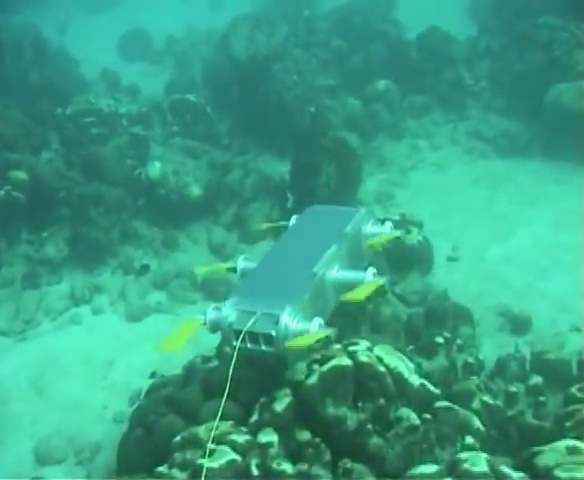
#> input picture images/d_r_1_.jpg, 584 x 480 px, found by its file name
$ python UIQM.py
#> lines starting #> are read from the running program, lines starting #| are printed output that depends on the picture; long printed decimals are rounded
#> further down, img is the input picture: shape (480, 584, 3); mean R, G, B 57, 159.6, 132.4
import numpy as np
from skimage import filters,io

def calculate_uicm(image:np.ndarray,alpha_R,alpha_L)->float:
#> called with alpha_R = 0.1, alpha_L = 0.1
    R,G,B=image[:,:,0],image[:,:,1],image[:,:,2]
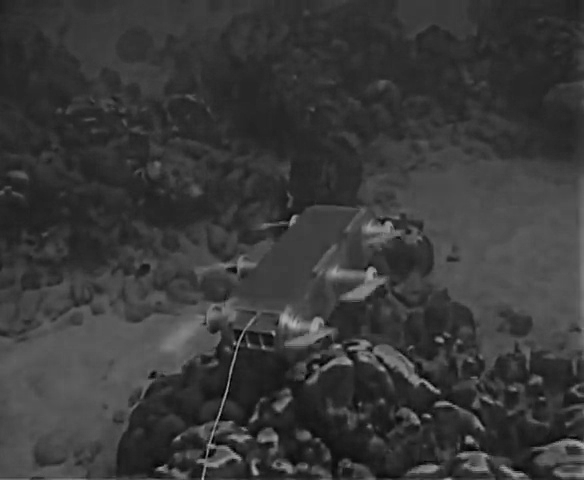
#> R: shape (480, 584); min 0, max 181, mean 57
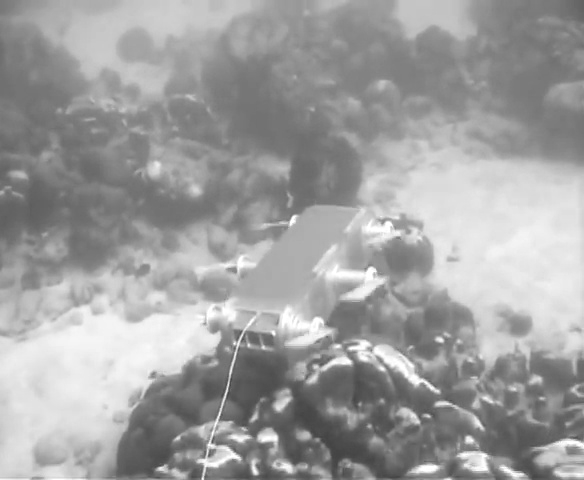
#> G: shape (480, 584); min 67, max 255, mean 159.6
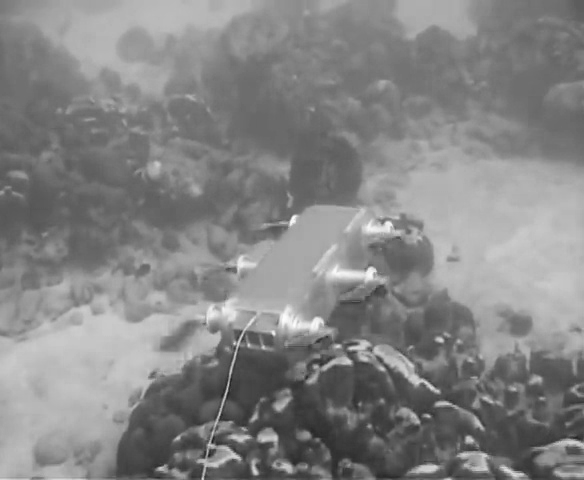
#> B: shape (480, 584); min 29, max 253, mean 132.4
    RG=(R-G)
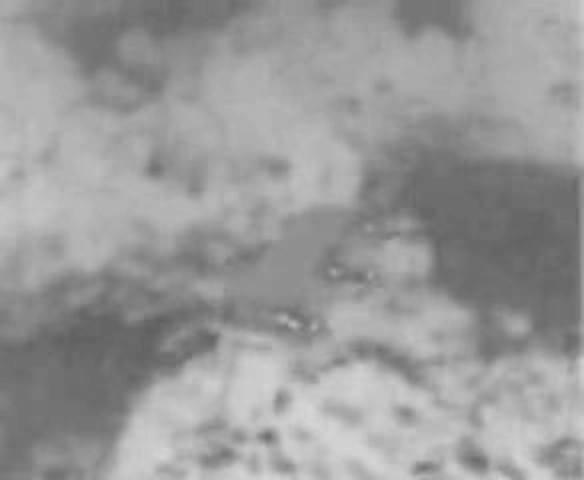
#> RG: shape (480, 584); min 95, max 215, mean 153.4
    YB=(0.5*(R+G)-B)
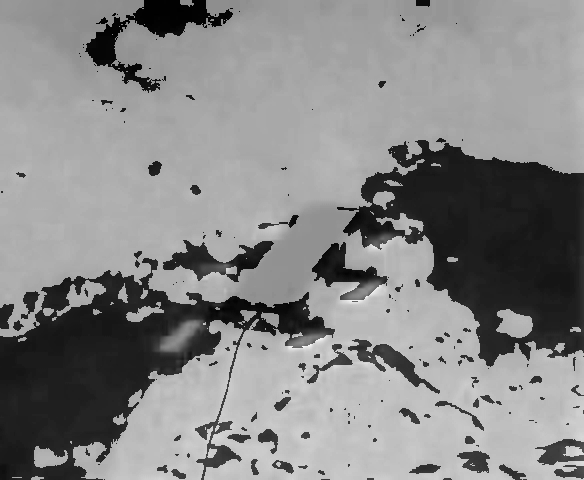
#> YB: shape (480, 584) float64; min -184.5, max 51, mean -59.4; drawn with min black and max white
    rows,cols=image.shape[0],image.shape[1]
#> rows = 480; cols = 584
    K=rows*cols
#> K = 280320
    RG=RG.flatten()
    RG=np.sort(RG)
    YB=YB.flatten()
    YB=np.sort(YB)
    T_alpha_L=np.ceil(K*alpha_L).astype(int)
#> T_alpha_L = 28032
    T_alpha_R=np.floor(K*alpha_R).astype(int)
#> T_alpha_R = 28032
    sum_RG=np.sum(RG[T_alpha_L+1:K-T_alpha_R])
#> sum_RG = 34491193
    mean_RG=sum_RG/(K-T_alpha_L-T_alpha_R)
#> mean_RG = 153.8
    sum_YB=np.sum(YB[T_alpha_L+1:K-T_alpha_R])
#> sum_YB = -11964339
    mean_YB=sum_YB/(K-T_alpha_L-T_alpha_R)
#> mean_YB = -53.35
    var_RG=np.sum(np.power(RG[T_alpha_L+1:K-T_alpha_R]-mean_RG,2))/(K-T_alpha_L-T_alpha_R)
#> var_RG = 433.5
    var_YB=np.sum(np.power(YB[T_alpha_L+1:K-T_alpha_R]-mean_YB,2))/(K-T_alpha_L-T_alpha_R)
#> var_YB = 2630.8
    UICM=-0.0268*np.sqrt(mean_RG**2 + mean_YB**2) + 0.1586*np.sqrt(var_RG + var_YB)
#> UICM = 4.42
    return UICM

def calculate_uism(img:np.ndarray)->float:
    BLOCKSIZE = 8
#> BLOCKSIZE = 8
    LAMBDA_R = 0.299
    LAMBDA_G = 0.587
    LAMBDA_B = 0.114

    b_channel, g_channel, r_channel = img[:, :, 0], img[:, :, 1], img[:, :, 2]

    r_sobel = filters.sobel(r_channel)
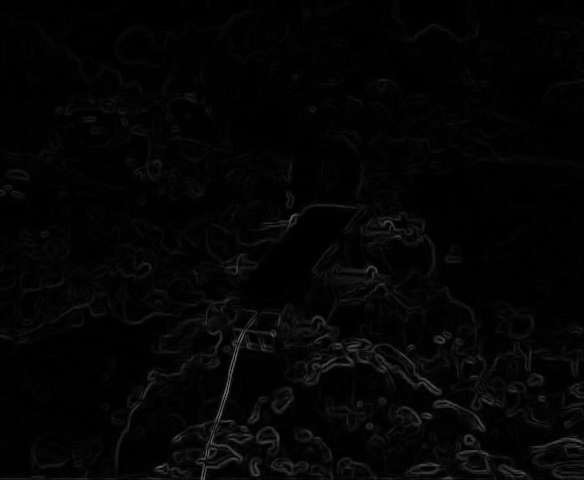
#> r_sobel: shape (480, 584) float64; min 0, max 0.425, mean 0.0189
    g_sobel = filters.sobel(g_channel)
    b_sobel = filters.sobel(b_channel)

    r_edge = (r_channel/255) * (r_sobel/255)*255
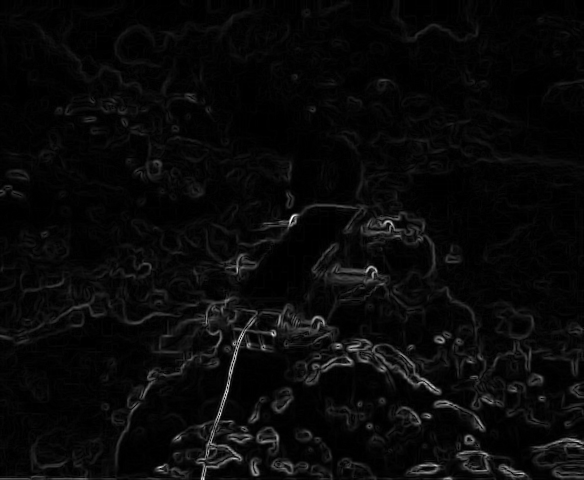
#> r_edge: shape (480, 584) float64; min 0, max 0.259, mean 0.00964; drawn with min black and max white
    g_edge = (g_channel/255) * (g_sobel/255)*255
    b_edge = (b_channel/255) * (b_sobel/255)*255

    sum_r, sum_g, sum_b = 0.0, 0.0, 0.0
    k1, k2 = img.shape[0] // BLOCKSIZE, img.shape[1] // BLOCKSIZE
#> k1 = 60; k2 = 73
    for i in range(k1):
        for j in range(k2):
            for edge, sum_val in zip([r_edge, g_edge, b_edge], [sum_r, sum_g, sum_b]):
                block = edge[i*BLOCKSIZE:(i+1)*BLOCKSIZE, j*BLOCKSIZE:(j+1)*BLOCKSIZE]
                min_val, max_val = np.min(block), np.max(block)
                if min_val != 0 and max_val != 0:
                    sum_val += np.log(max_val / min_val)
                else:
                    sum_val += 1
#> after the loop, sum_val = 2.61

    sum_r *= 2.0 / (k1 * k2)
#> sum_r = 0
    sum_g *= 2.0 / (k1 * k2)
#> sum_g = 0
    sum_b *= 2.0 / (k1 * k2)
#> sum_b = 0

    result = LAMBDA_R * sum_r + LAMBDA_G * sum_g + LAMBDA_B * sum_b
#> result = 0
    return result


PLIP_MU = 1026.0
PLIP_GAMMA = 1026.0
PLIP_K = 1026.0
PLIP_LAMBDA = 1026.0
PLIP_BETA = 1.0
BLOCKSIZE = 4

def calculate_uiconm(img):
    result = 0.0
#> result = 0
    tempResult = 0.0

    k1 = img.shape[0] // BLOCKSIZE
#> k1 = 120
    k2 = img.shape[1] // BLOCKSIZE
#> k2 = 146

    for i in range(k1):
        for j in range(k2):
            min_val, max_val = findMinMaxIntensity(img, j*BLOCKSIZE, (j+1)*BLOCKSIZE, i*BLOCKSIZE, (i+1)*BLOCKSIZE)
            if min_val != max_val:
                subtraction = plipSubtraction(plipG(max_val), plipG(min_val))
                addition = plipAddition(plipG(max_val), plipG(min_val))
                tempResult = subtraction / addition

                result += plipMultiplication(plipG(tempResult), plipG(np.log(np.abs(tempResult))))

    c = 1 / (k1 * k2)

    result = plipScalarMultiplication(c, plipG(result))
    return result

def plipG(intensity):
    return (PLIP_MU - intensity)

def plipAddition(g1, g2):
    return (g1 + g2 - (g1 * g2) / PLIP_GAMMA)

def plipSubtraction(g1, g2):
    return (PLIP_K * (g1 - g2) / (PLIP_K - g2))

def plipScalarMultiplication(c, g):
    return (PLIP_GAMMA - PLIP_GAMMA * np.power(1 - g / PLIP_GAMMA, c))

def plipMultiplication(g1, g2):
    return plipPhiInverse(plipPhi(plipG(g1)) * plipPhi(plipG(g2)))

def plipPhi(g):
    return -PLIP_LAMBDA * np.power(np.log(1 - g / PLIP_LAMBDA), PLIP_BETA)

def plipPhiInverse(g):
    return PLIP_LAMBDA * (1 - np.power(np.exp(-g / PLIP_LAMBDA), 1 / PLIP_BETA))

def findMinMaxIntensity(img, xmin, xmax, ymin, ymax):
    block = img[ymin:ymax, xmin:xmax]
    intensity = np.mean(block, axis=2)
    return np.min(intensity), np.max(intensity)

def calculate_UIQM(img):
    alpha_R = 0.1
    alpha_L = 0.1
    c1=0.0282
    c2=0.2953
    c3=3.5753
    uiqm=c1*calculate_uicm(img,alpha_R,alpha_L)+c2*calculate_uism(img)+c3*calculate_uiconm(img)
    return uiqm


if __name__ == "__main__":
    img = io.imread('D:/MSc Books/Sem 4/Project/underwater_image_enhancement/images/d_r_1_.jpg')
    print(calculate_UIQM(img))
#| -0.09322

$ run again, with images/d_r_122_.jpg copied over images/d_r_1_.jpg
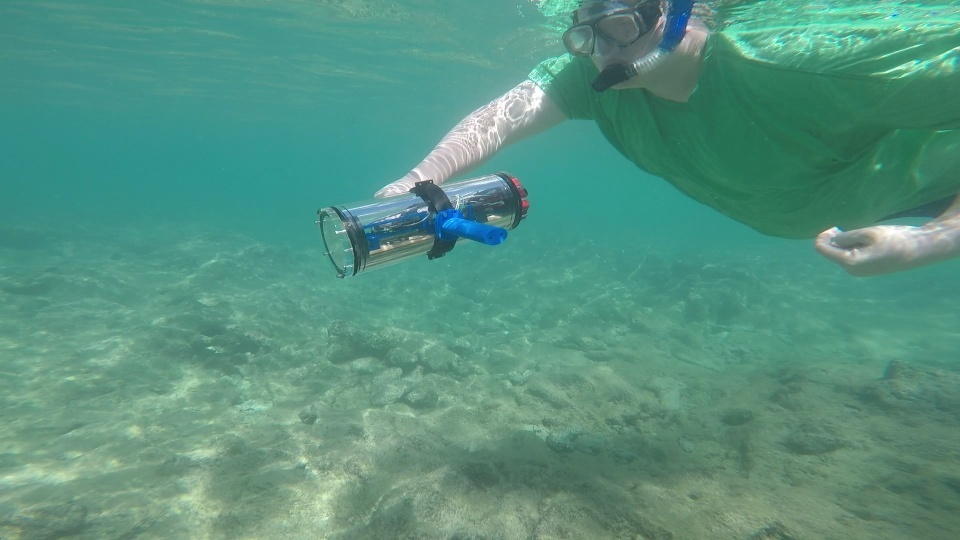
#> input picture images/d_r_122_.jpg, 960 x 540 px, found by its file name
#> img is the input picture: shape (540, 960, 3); mean R, G, B 86, 146.4, 128.1
#> in calculate_uicm, `YB=(0.5*(R+G)-B)`:
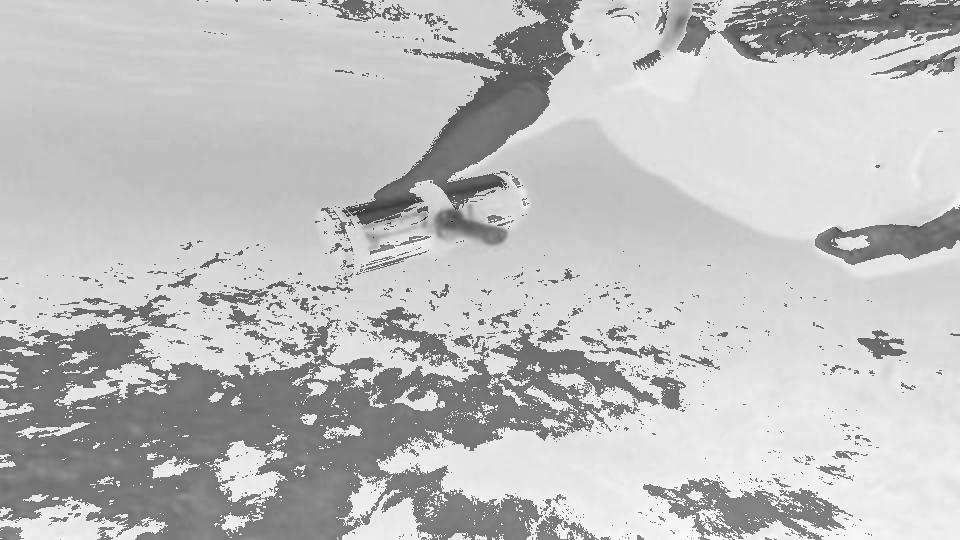
#> YB: shape (540, 960) float64; min -252.5, max 26, mean -44.2; drawn with min black and max white
#> sum_RG = 80762684
#> mean_RG = 194.7
#> sum_YB = -16093068
#> mean_YB = -38.8
#> var_RG = 315.3
#> var_YB = 1699.6
#> UICM = 1.8
#> BLOCKSIZE = 8
#> in calculate_uism, `r_sobel = filters.sobel(r_channel)`:
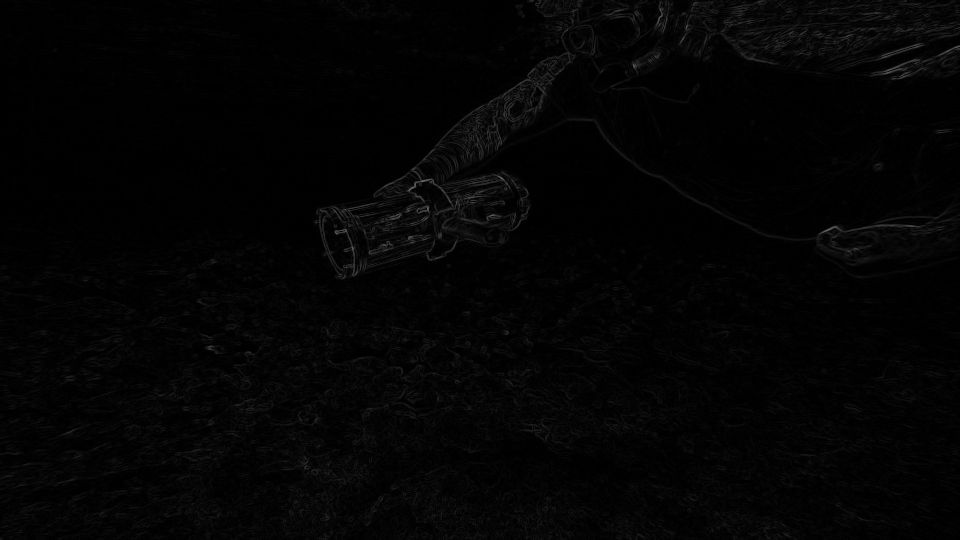
#> r_sobel: shape (540, 960) float64; min 0, max 0.401, mean 0.0167
#> in calculate_uism, `k1, k2 = img.shape[0] // BLOCKSIZE, img.shape[1] // BLOCKSIZE`: k1 = 67; k2 = 120
#> after the loop in calculate_uism, `for i in range(k1):`: sum_val = 3.22
#> sum_r = 0
#| -0.1517

$ run again, with images/d_r_144_.jpg copied over images/d_r_1_.jpg
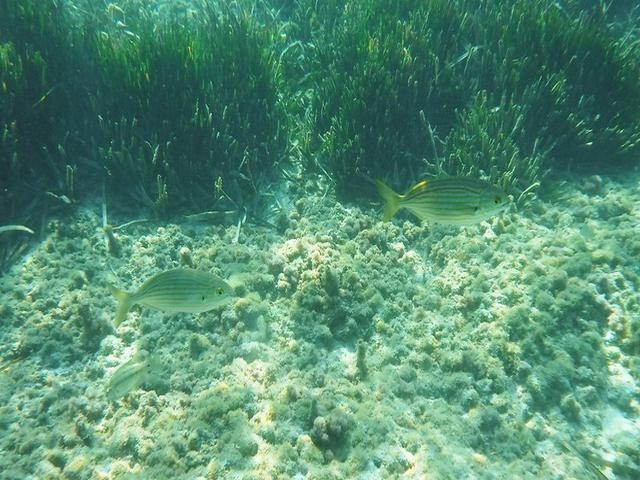
#> input picture images/d_r_144_.jpg, 640 x 480 px, found by its file name
#> img is the input picture: shape (480, 640, 3); mean R, G, B 86.2, 141.9, 115.5
#> sum_RG = 49145272
#> mean_RG = 200
#> sum_YB = -11916392.5
#> mean_YB = -48.49
#> var_RG = 70.17
#> var_YB = 2326.4
#> UICM = 2.25
#> BLOCKSIZE = 8
#> in calculate_uism, `r_edge = (r_channel/255) * (r_sobel/255)*255`:
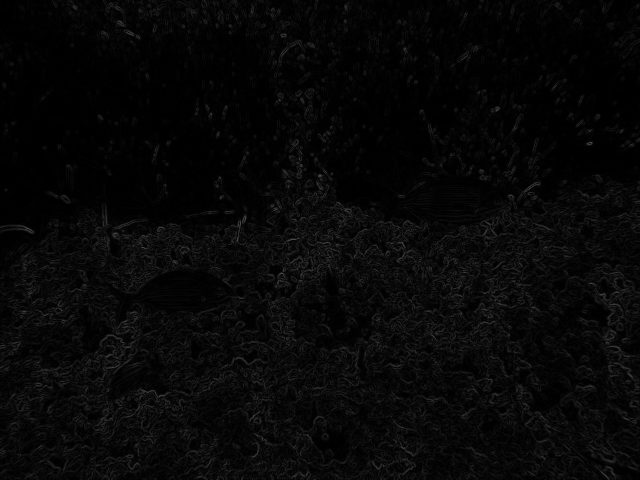
#> r_edge: shape (480, 640) float64; min 0, max 0.308, mean 0.0301
#> in calculate_uism, `k1, k2 = img.shape[0] // BLOCKSIZE, img.shape[1] // BLOCKSIZE`: k1 = 60; k2 = 80
#> after the loop in calculate_uism, `for i in range(k1):`: sum_val = 2.79
#> sum_r = 0
#| -0.1713
